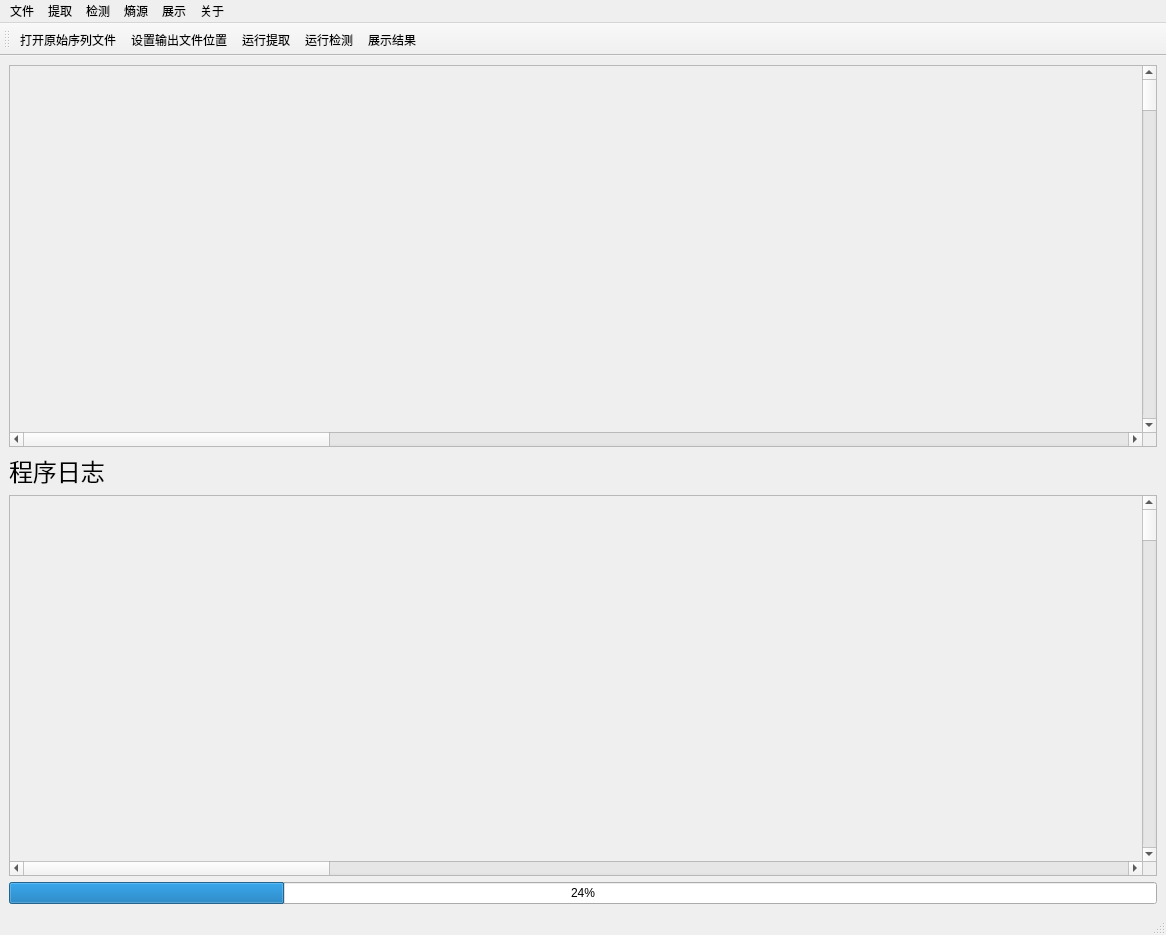
<?xml version="1.0" encoding="UTF-8"?>
<ui version="4.0">
 <class>MainWindow</class>
 <widget class="QMainWindow" name="MainWindow">
  <property name="enabled">
   <bool>true</bool>
  </property>
  <property name="geometry">
   <rect>
    <x>0</x>
    <y>0</y>
    <width>1166</width>
    <height>935</height>
   </rect>
  </property>
  <property name="windowTitle">
   <string>随机数发生器</string>
  </property>
  <property name="windowIcon">
   <iconset>
    <normaloff>../source/ico/logo.png</normaloff>../source/ico/logo.png</iconset>
  </property>
  <widget class="QWidget" name="centralwidget">
   <property name="sizePolicy">
    <sizepolicy hsizetype="Expanding" vsizetype="Expanding">
     <horstretch>3</horstretch>
     <verstretch>2</verstretch>
    </sizepolicy>
   </property>
   <layout class="QVBoxLayout" name="verticalLayout">
    <item>
     <layout class="QVBoxLayout" name="verticalLayout_2">
      <item>
       <layout class="QHBoxLayout" name="horizontalLayout_2">
        <item>
         <widget class="QScrollArea" name="scrollArea">
          <property name="verticalScrollBarPolicy">
           <enum>Qt::ScrollBarAlwaysOn</enum>
          </property>
          <property name="horizontalScrollBarPolicy">
           <enum>Qt::ScrollBarAlwaysOn</enum>
          </property>
          <property name="widgetResizable">
           <bool>false</bool>
          </property>
          <widget class="QWidget" name="scrollAreaWidgetContents">
           <property name="geometry">
            <rect>
             <x>-2176</x>
             <y>0</y>
             <width>5000</width>
             <height>5000</height>
            </rect>
           </property>
          </widget>
         </widget>
        </item>
       </layout>
      </item>
     </layout>
    </item>
    <item>
     <widget class="QLabel" name="label">
      <property name="font">
       <font>
        <family>楷体</family>
        <pointsize>18</pointsize>
       </font>
      </property>
      <property name="text">
       <string>程序日志</string>
      </property>
     </widget>
    </item>
    <item>
     <layout class="QVBoxLayout" name="logLayout">
      <item>
       <layout class="QHBoxLayout" name="horizontalLayout">
        <item>
         <widget class="QScrollArea" name="scrollArea_2">
          <property name="verticalScrollBarPolicy">
           <enum>Qt::ScrollBarAlwaysOn</enum>
          </property>
          <property name="horizontalScrollBarPolicy">
           <enum>Qt::ScrollBarAlwaysOn</enum>
          </property>
          <property name="widgetResizable">
           <bool>false</bool>
          </property>
          <widget class="QWidget" name="scrollAreaWidgetContents_2">
           <property name="geometry">
            <rect>
             <x>-20</x>
             <y>-238</y>
             <width>5000</width>
             <height>5000</height>
            </rect>
           </property>
          </widget>
         </widget>
        </item>
       </layout>
      </item>
     </layout>
    </item>
    <item>
     <widget class="QProgressBar" name="progressBar">
      <property name="value">
       <number>24</number>
      </property>
     </widget>
    </item>
   </layout>
  </widget>
  <widget class="QMenuBar" name="menubar">
   <property name="geometry">
    <rect>
     <x>0</x>
     <y>0</y>
     <width>1166</width>
     <height>23</height>
    </rect>
   </property>
   <widget class="QMenu" name="Mfile">
    <property name="title">
     <string>文件</string>
    </property>
    <addaction name="open"/>
    <addaction name="separator"/>
    <addaction name="save"/>
    <addaction name="setpage"/>
    <addaction name="print"/>
   </widget>
   <widget class="QMenu" name="Mextractor">
    <property name="title">
     <string>提取</string>
    </property>
    <addaction name="runextract"/>
    <addaction name="extractorset"/>
   </widget>
   <widget class="QMenu" name="Mdetection">
    <property name="title">
     <string>检测</string>
    </property>
    <addaction name="rundetection"/>
    <addaction name="detectionset"/>
   </widget>
   <widget class="QMenu" name="Mentropy">
    <property name="title">
     <string>熵源</string>
    </property>
    <addaction name="entropyset"/>
   </widget>
   <widget class="QMenu" name="about">
    <property name="title">
     <string>关于</string>
    </property>
    <addaction name="aboutqrng"/>
    <addaction name="aboutqt"/>
   </widget>
   <widget class="QMenu" name="Mshow">
    <property name="title">
     <string>展示</string>
    </property>
    <addaction name="show"/>
    <addaction name="showset"/>
   </widget>
   <addaction name="Mfile"/>
   <addaction name="Mextractor"/>
   <addaction name="Mdetection"/>
   <addaction name="Mentropy"/>
   <addaction name="Mshow"/>
   <addaction name="about"/>
  </widget>
  <widget class="QStatusBar" name="statusbar"/>
  <widget class="QToolBar" name="toolBar">
   <property name="windowTitle">
    <string>toolBar</string>
   </property>
   <attribute name="toolBarArea">
    <enum>TopToolBarArea</enum>
   </attribute>
   <attribute name="toolBarBreak">
    <bool>false</bool>
   </attribute>
   <addaction name="open"/>
   <addaction name="save"/>
   <addaction name="runextract"/>
   <addaction name="rundetection"/>
   <addaction name="show"/>
  </widget>
  <action name="open">
   <property name="icon">
    <iconset>
     <normaloff>../source/ico/addfile.ico</normaloff>../source/ico/addfile.ico</iconset>
   </property>
   <property name="text">
    <string>打开原始序列文件</string>
   </property>
  </action>
  <action name="save">
   <property name="icon">
    <iconset>
     <normaloff>../source/ico/save.png</normaloff>../source/ico/save.png</iconset>
   </property>
   <property name="text">
    <string>设置输出文件位置</string>
   </property>
  </action>
  <action name="setpage">
   <property name="icon">
    <iconset>
     <normaloff>../source/ico/设置.ico</normaloff>../source/ico/设置.ico</iconset>
   </property>
   <property name="text">
    <string>页面设置</string>
   </property>
  </action>
  <action name="print">
   <property name="icon">
    <iconset>
     <normaloff>../source/ico/打印文件.png</normaloff>../source/ico/打印文件.png</iconset>
   </property>
   <property name="text">
    <string>打印文件</string>
   </property>
  </action>
  <action name="runextract">
   <property name="icon">
    <iconset>
     <normaloff>../source/ico/start.png</normaloff>../source/ico/start.png</iconset>
   </property>
   <property name="text">
    <string>运行提取</string>
   </property>
  </action>
  <action name="extractorset">
   <property name="text">
    <string>提取设置</string>
   </property>
  </action>
  <action name="rundetection">
   <property name="icon">
    <iconset>
     <normaloff>../source/ico/play.ico</normaloff>../source/ico/play.ico</iconset>
   </property>
   <property name="text">
    <string>运行检测</string>
   </property>
  </action>
  <action name="detectionset">
   <property name="text">
    <string>检测设置</string>
   </property>
   <property name="iconText">
    <string>检测设置</string>
   </property>
  </action>
  <action name="entropyset">
   <property name="text">
    <string>熵源设置</string>
   </property>
  </action>
  <action name="aboutqrng">
   <property name="text">
    <string>关于QRNG</string>
   </property>
  </action>
  <action name="aboutqt">
   <property name="text">
    <string>关于Qt</string>
   </property>
  </action>
  <action name="show">
   <property name="icon">
    <iconset>
     <normaloff>../source/ico/运行.ico</normaloff>../source/ico/运行.ico</iconset>
   </property>
   <property name="text">
    <string>展示结果</string>
   </property>
  </action>
  <action name="showset">
   <property name="text">
    <string>结果展示设置</string>
   </property>
  </action>
 </widget>
 <resources/>
 <connections/>
</ui>
